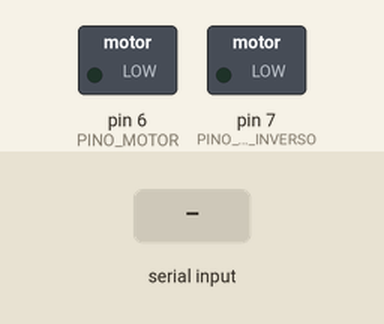
Bench run of a sketch on a simulated Arduino Uno, built with avr-gcc and run on an emulated ATmega328P. On the bench: switched loads named in the sketch (green lamp = pin HIGH). Inputs (shaded band) come from the test bench.

Above: at 1.2 s.
1.3 s: "RODAR_DADO;" received over Serial
At 2.2 s:
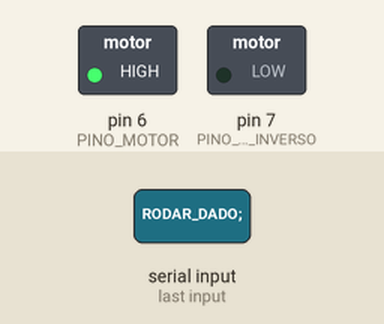
At 3.3 s:
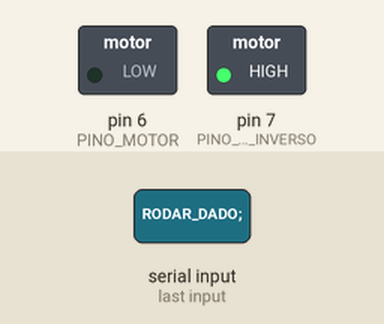
Timing chart, 0 to 5.0 s (numbered marks = the images above; inputs shaded):
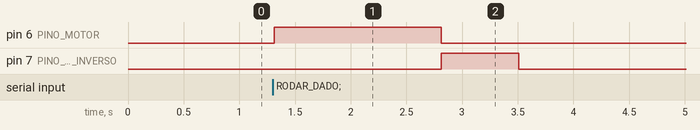

The sketch:

RRNG.ino
```cpp
// Programa para controle de motor por comando serial
// Autor: Gustavo Cesário

int PINO_MOTOR = 6;
int PINO_MOTOR_INVERSO = 7;

boolean teste = false;

void setup()
{
  Serial.begin(9600);
  pinMode(PINO_MOTOR, OUTPUT);
  pinMode(PINO_MOTOR_INVERSO, OUTPUT);
  digitalWrite(PINO_MOTOR, LOW);
  digitalWrite(PINO_MOTOR_INVERSO, LOW);
  digitalWrite(LED_BUILTIN, LOW);
}

void loop()
{
  if (Serial.available() <= 0 && !teste)
    return;

  String comando = Serial.readStringUntil(';');
  comando.trim();

  if (comando == "RODAR_DADO" || teste) {
    digitalWrite(PINO_MOTOR, HIGH);
    digitalWrite(LED_BUILTIN, HIGH);
    delay(1500);
    digitalWrite(PINO_MOTOR, LOW);
    digitalWrite(PINO_MOTOR_INVERSO, HIGH);
    digitalWrite(LED_BUILTIN, LOW);
    delay(700);
    digitalWrite(PINO_MOTOR_INVERSO, LOW);
  }
}
```

Measured:
- after the input at 1.3 s, pin 6 (PINO_MOTOR): LOW → HIGH at once, → LOW 1.5 s later; pin 7 (PINO_MOTOR_INVERSO): LOW → HIGH after 1.5 s, → LOW 0.70 s later
